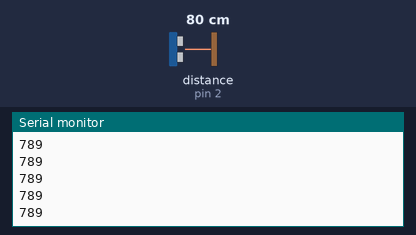
This sketch was run on a simulated Arduino Uno, built with avr-gcc and run on an emulated ATmega328P. On the bench: the last lines printed to the serial monitor. Wiring (inferred from the names in the program): ultrasonic range finder: trigger pin 3; echo pin 2. The inputs (shaded band) are chosen by the test bench; at power-on: distance to the obstacle (sensor on pin 2) 80 cm. The echo pulse lasts 58.3 µs per cm.

Above: at 1.2 s.
1.3 s: distance to the obstacle (sensor on pin 2) set to 2 cm
At 1.38 s:
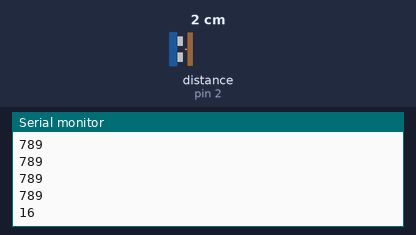
2.8 s: distance to the obstacle (sensor on pin 2) set to 4 cm
At 2.89 s:
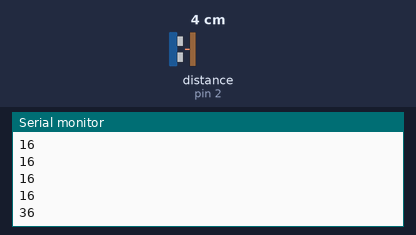
Timing chart, 0 to 5.8 s (numbered marks = the images above; inputs shaded):
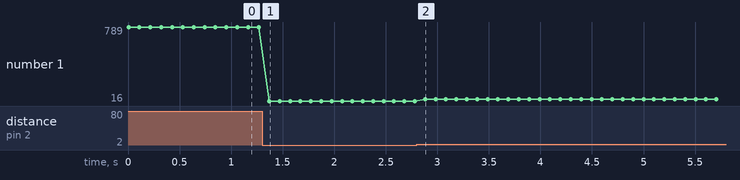

Measured:
- after the input at 1.3 s, the serial monitor: prints a new line after 0.07 s (image 1)
- after the input at 2.8 s, the serial monitor: prints a new line after 0.08 s (image 2)
- plotted number 1: 789 → 16 after the input at 1.3 s, 16 → 36 after the input at 2.8 s

The sketch:

task3.ino
```cpp
// Datasheet for Ultrasonic Ranging Module HC - SR04
// https://cdn.sparkfun.com/datasheets/Sensors/Proximity/HCSR04.pdf

int echo_pin = 2;
int trig_pin = 3;
int delay_us = 10; // <--- YOU HAVE TO FIND THE CORRECT VALUE FROM THE DATASHEET
long distance_mm = 0;
long duration_us;

void setup()  {
    // YOUR SETUP CODE GOES HERE
    // In this section you should initialize serial connection to Arduino
    // and set echo_pin and trig_pin to correct modes
    Serial.begin(9600);
    pinMode(echo_pin, INPUT);
    pinMode(trig_pin, OUTPUT);
}

void loop() {
    // To generate the ultrasound we need to
    // set the trig_pin to HIGH state for correct ammount of µs.
    digitalWrite(trig_pin, HIGH);
    delayMicroseconds(10);
    digitalWrite(trig_pin, LOW);
    delayMicroseconds(10);

    // Read the pulse HIGH state on echo_pin
    // the length of the pulse in microseconds
    duration_us = pulseIn(echo_pin, HIGH);

    // YOU HAVE TO CALCULATE THE distance_mm BASED ON THE duration_us
    // FIND THE FORMULA FROM THE DATASHEET AND IMPLEMENT IT HERE
    // (high level time×velocity of sound (340M/S) / 2
    distance_mm = duration_us * 0.34 / 2;
    Serial.println(distance_mm);

    delay(100);
}
```
